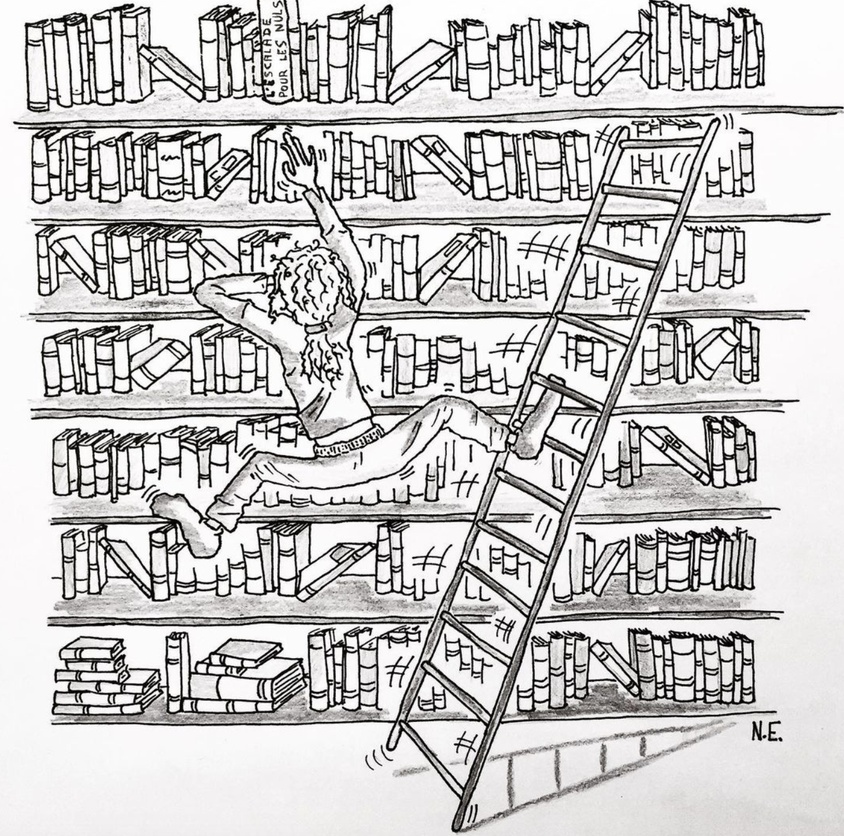
#> input picture images/bg_original.jpg, 844 x 836 px, shrunk from 1360 x 1348 before the run, found by its file name
$ jupyter execute scripts.ipynb   (older library calls are emulated)
#> lines starting #> are read from the running program, lines starting #| are printed output that depends on the picture
[cell 1]
import cv2
import numpy as np

def selective_blur(image_path, outputPath, blur_strength=10, focus_area_fraction=1):
    # Load the image
#> called with blur_strength = 10, focus_area_fraction = 1
    image = cv2.imread(image_path)
#> image is the input picture: shape (836, 844, 3); mean B, G, R 197, 197.4, 198.6

    if image is None:
        print("Error loading image")
        return

    # Ensure blur_strength is an odd number
    if blur_strength % 2 == 0:
        blur_strength += 1

    # Dimensions of the image
    height, width = image.shape[:2]
#> height = 836; width = 844

    # Calculate the size of the central area to keep in focus
    central_width = int(width * focus_area_fraction)
#> central_width = 844
    central_height = int(height * focus_area_fraction)
#> central_height = 836

    # Calculate the starting point of the central region
    start_x = (width - central_width) // 2
#> start_x = 0
    start_y = (height - central_height) // 2
#> start_y = 0

    # Region of Interest (ROI) in the center of the image
    center_region = image[start_y:start_y+central_height, start_x:start_x+central_width]

    # Apply Gaussian Blur to the center region
    blurred_center = cv2.GaussianBlur(center_region, (blur_strength, blur_strength), 0)
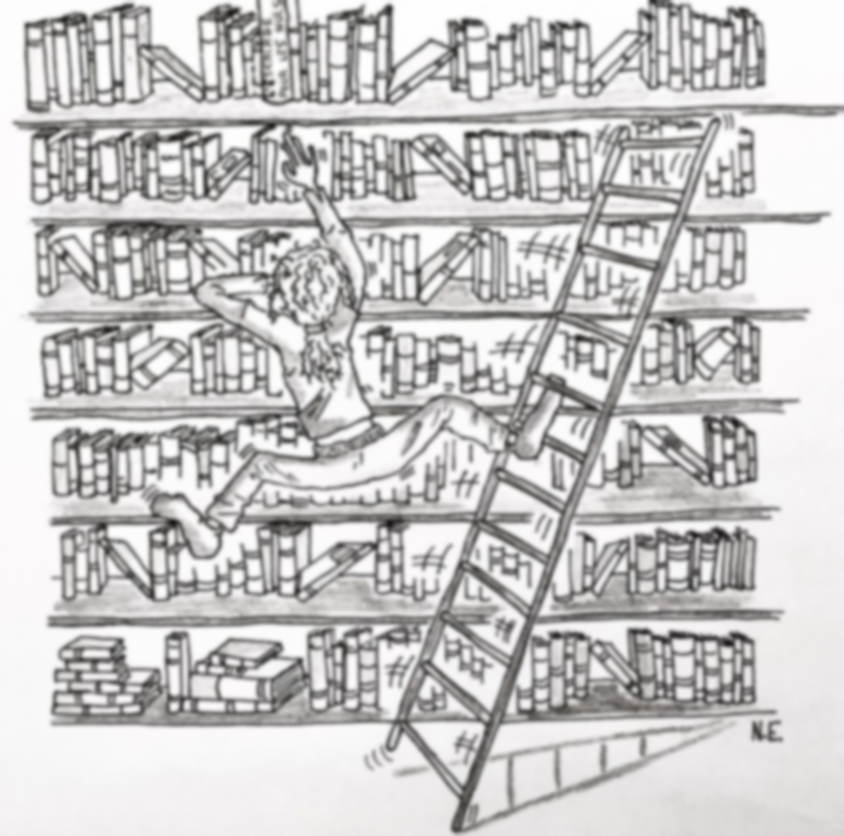
#> blurred_center: shape (836, 844, 3); mean B, G, R 197, 197.4, 198.6

    # Replace the center region of the original image with blurred version
    image[start_y:start_y+central_height, start_x:start_x+central_width] = blurred_center
    # Display the original and modified images
    #cv2.imshow("Blurred Center Image", image)
    #cv2.waitKey(0)
    #cv2.destroyAllWindows()

    # Save the result if desired
    cv2.imwrite(outputPath, image)

# Usage
inputPath  = "/Users/rai/Documents/GitHub/html5up-dimension/images/bg_original.jpg"
outputPath = "/Users/rai/Documents/GitHub/html5up-dimension/images/bg.jpg"
image = selective_blur(inputPath, outputPath)

[cell 2]
import cv2
import numpy as np

def radial_gradient_blur(image_path, outputPath):
    # Load the image
    image = cv2.imread(image_path)

    if image is None:
        print("Error loading image")
        return

    # Dimensions of the image
    height, width = image.shape[:2]
#> height = 836; width = 844
    center_x, center_y = width // 2, height // 2
#> center_x = 422; center_y = 418

    # Create an empty output image
    blurred_image = np.zeros_like(image)

    # Maximum blur radius
    max_radius = int(np.sqrt(center_x**2 + center_y**2))
#> max_radius = 593

    # Create radial blur effect
    for y in range(height):
        for x in range(width):
            # Calculate distance to the center
            distance = int(np.sqrt((center_x - x)**2 + (center_y - y)**2))
            blur_amount = int(20 * (distance / max_radius))  # Change '20' to adjust max blur strength

            # Ensure blur_amount is odd and at least 1
            blur_amount = max(1, blur_amount)
            if blur_amount % 2 == 0:
                blur_amount += 1

            # Blur the pixel based on distance to the center
            region = image[max(0, y - blur_amount // 2):min(height, y + blur_amount // 2 + 1),
                           max(0, x - blur_amount // 2):min(width, x + blur_amount // 2 + 1)]
            blurred_pixel = cv2.GaussianBlur(region, (blur_amount, blur_amount), 0)
            blurred_image[y, x] = blurred_pixel[blur_amount // 2, blur_amount // 2]
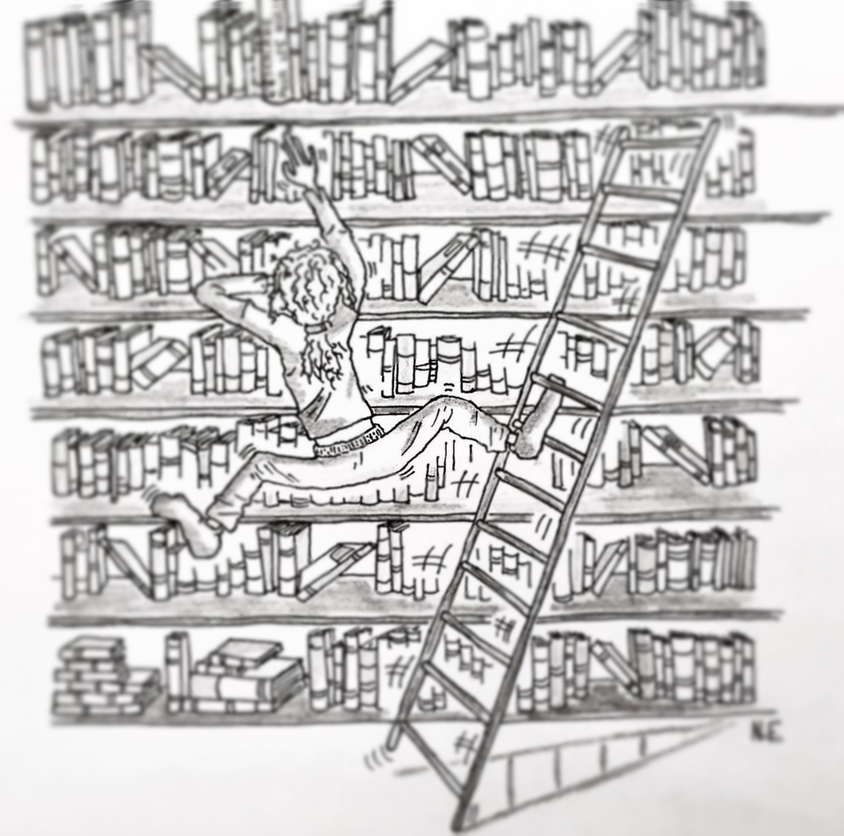
#> blurred_image: shape (836, 844, 3); mean B, G, R 197, 197.3, 198.5

    # Display the original and modified images
    cv2.imshow("Original Image", image)
    #cv2.imshow("Radially Blurred Image", blurred_image)
    #cv2.waitKey(0)
    #cv2.destroyAllWindows()

    # Save the result if desired
    cv2.imwrite(outputPath, image)

# Usage
inputPath  = "/Users/rai/Documents/GitHub/html5up-dimension/images/bg_original.jpg"
outputPath = "/Users/rai/Documents/GitHub/html5up-dimension/images/bg.jpg"
image = radial_gradient_blur(inputPath,outputPath)

[cell 3]
from PIL import Image

inputPath  = "/Users/rai/Documents/GitHub/rs3966.github.io/images/theLabPoster.jpg"
outputPath = "/Users/rai/Documents/GitHub/rs3966.github.io/images/theLabPoster_sized.jpg"
fraction   = 0.56
# Open an image file
with Image.open(inputPath) as img:
    # Calculate the new size, 75% of the original size
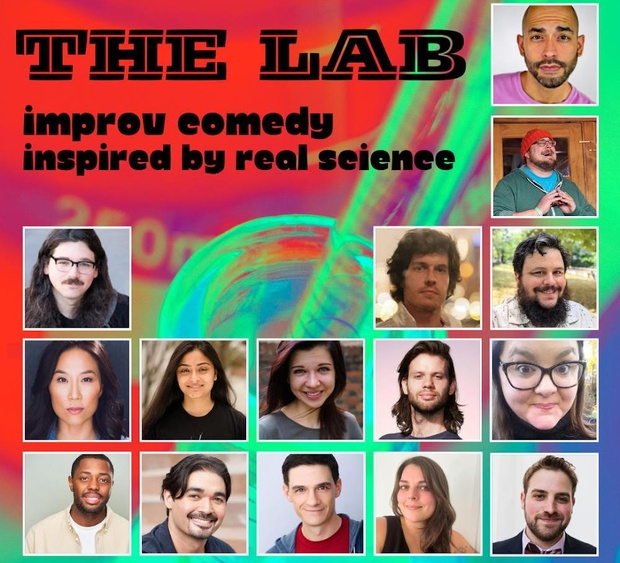
#> input picture images/theLabPoster.jpg, 620 x 563 px, shrunk from 1000 x 907 before the run, found by its file name
#> img is the input picture: PIL image 620x563 RGB; mean R, G, B 143.6, 116.7, 105.8
    new_width = int(img.width * fraction)
#> new_width = 347
    new_height = int(img.height * fraction)
#> new_height = 315

    # Resize the image
    resized_img = img.resize((new_width, new_height), Image.ANTIALIAS)
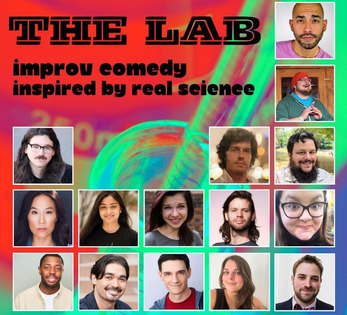
#> resized_img: PIL image 347x315 RGB; mean R, G, B 143.6, 116.8, 105.9

    # Save the resized image
    resized_img.save(outputPath)
